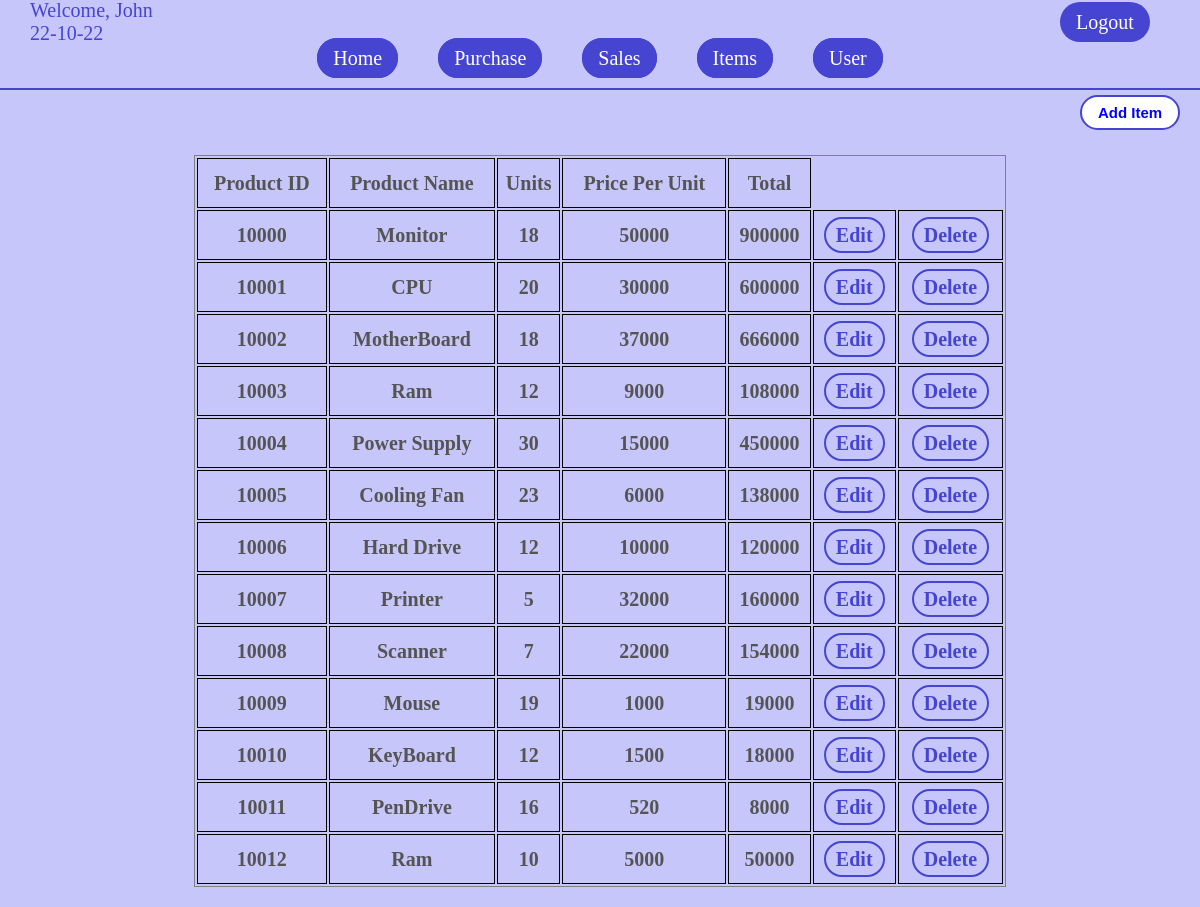
Page /items.php (signed in) on the committed database.
### tables this page shows
CREATE TABLE `item` (
  `productId` int(11) NOT NULL,
  `productName` varchar(20) NOT NULL,
  `pricePU` int(11) NOT NULL,
  `units` int(11) NOT NULL,
  `Total` int(11) NOT NULL
);

### items.php (the view, shortened to what this page needs)
<!DOCTYPE html>
<html lang="en">
<head>
    <link rel="stylesheet" href="src/Styles/header.css">
    <link rel="stylesheet" href="src/Styles/items.css">
</head>
<body>
    <div class="navbar">
        <div class="greeting">
            <?php
                echo "<p>Welcome, ", $_SESSION['fname'], "<br>",  date('y-m-d'), "</p>";
            ?>
            <a href="logout.php">Logout</a>
        </div>
        <div class="menubar">
            <ul>
                <li><a href="home.php">Home</a></li>
                <li><a href="purchase.php">Purchase</a></li>
                <li><a href="sales.php">Sales</a></li>
                <li><a href="items.php">Items</a></li>
                <li><a href="user.php">User</a></li>
            </ul>
        </div>
    </div>
    <div class="add-product">
        <button><a href="addItem.php">Add Item</a></button>
    </div>
    <div class="display-details">
        <?php
            require 'config.php';
            $query = "SELECT * FROM item";
            if($result = mysqli_query($connection, $query)){
                echo "<table>";
                echo "<tr><th>Product ID</th><th>Product Name</th><th>Units</th><th>Price Per Unit</th><th>Total</th></tr>";
                while($row = mysqli_fetch_array($result)){
                    echo "<tr><th>", $row['productId'], "</th><th>",  $row['productName'], "</th><th>",  $row['units'], "</th><th>", $row['pricePU'], "</th><th>", $row['Total'], "</th>";
                    echo "<th><a href='editItem.php?productID=", $row['productId'], " '>Edit</a></th>";
                    echo "<th><a href='deleteItem.php?productID=", $row['productId'], " ' onClick='conformation()'>Delete</a></th></tr>";
                }
                echo "</table>";
            }
        ?>
    </div>
</body>
</html>

### config.php (shortened to what this page needs)
<!DOCTYPE html>
<html lang="en">
<head>
</head>
<body>
</body>
</html>

### src/Styles/header.css (style rules this page uses)
.navbar { width: 100%; height: 90px; border-bottom: 2px solid rgb(69, 69, 209); }
.greeting { width: 100%; height: 50%; display: flex; position: relative; align-items: center; }
.greeting p { position: absolute; left: 30px; color: rgb(69, 69, 209); font-size: 20px; }
.greeting a { width: 90px; height: 40px; display: flex; align-items: center; justify-content: center; position: absolute; right: 50px; font-size: 20px; text-decoration: none; background-color: rgb(69, 69, 209); color: white; border-radius: 20px; }
.menubar { width: 100%; height: 50%; display: flex; align-items: center; justify-content: space-around; }
.menubar ul { display: flex; text-decoration: none; margin-bottom: 15px; }
.menubar ul li { margin: 0px 20px; font-size: 20px; list-style-type: none; }
.menubar ul li a { text-decoration: none; background-color:rgb(69, 69, 209); padding: 7px 14px; border: 2px solid rgb(69, 69, 209); border-radius: 20px; color: white; transition: 0.5s; }

### src/Styles/items.css (style rules this page uses)
* { margin: 0px; padding: 0px; box-sizing: border-box; }
body { background-color:rgba(125, 125, 244, 0.432); }
.add-product { width: 100%; height: 45px; display: flex; align-items: center; position: relative; }
.add-product button { position: absolute; right: 20px; text-decoration: none; width: 100px; height: 35px; background-color: white; border: 2px solid rgb(69, 69, 209); border-radius: 20px; }
.add-product a { padding: 10px; text-decoration: none; font-size: 15px; color: blue; font-weight: bold; }
.display-details { width: 100%; display: flex; justify-content: center; padding: 20px; }
table { width: 70%; border:1px solid gray; font-size: 20px; color: rgb(84, 84, 84); }
table tr th { border:1px solid black; height: 50px; }
.display-details a { padding: 5px 10px; color: rgb(69, 69, 209); border: 2px solid rgb(69, 69, 209); text-decoration: none; border-radius: 20px; }

### rows in the picture
item: productId "10000", productName "Monitor", units "18", pricePU "50000", Total "900000"
item: productId "10001", productName "CPU", units "20", pricePU "30000", Total "600000"
item: productId "10002", productName "MotherBoard", units "18", pricePU "37000", Total "666000"
item: productId "10003", productName "Ram", units "12", pricePU "9000", Total "108000"
item: productId "10004", productName "Power Supply", units "30", pricePU "15000", Total "450000"
item: productId "10005", productName "Cooling Fan", units "23", pricePU "6000", Total "138000"
item: productId "10006", productName "Hard Drive", units "12", pricePU "10000", Total "120000"
item: productId "10007", productName "Printer", units "5", pricePU "32000", Total "160000"
item: productId "10008", productName "Scanner", units "7", pricePU "22000", Total "154000"
item: productId "10009", productName "Mouse", units "19", pricePU "1000", Total "19000"
item: productId "10010", productName "KeyBoard", units "12", pricePU "1500", Total "18000"
item: productId "10011", productName "PenDrive", units "16", pricePU "520", Total "8000"
item: productId "10012", productName "Ram", units "10", pricePU "5000", Total "50000"

### other values in the picture
$_SESSION['fname'] "John"
